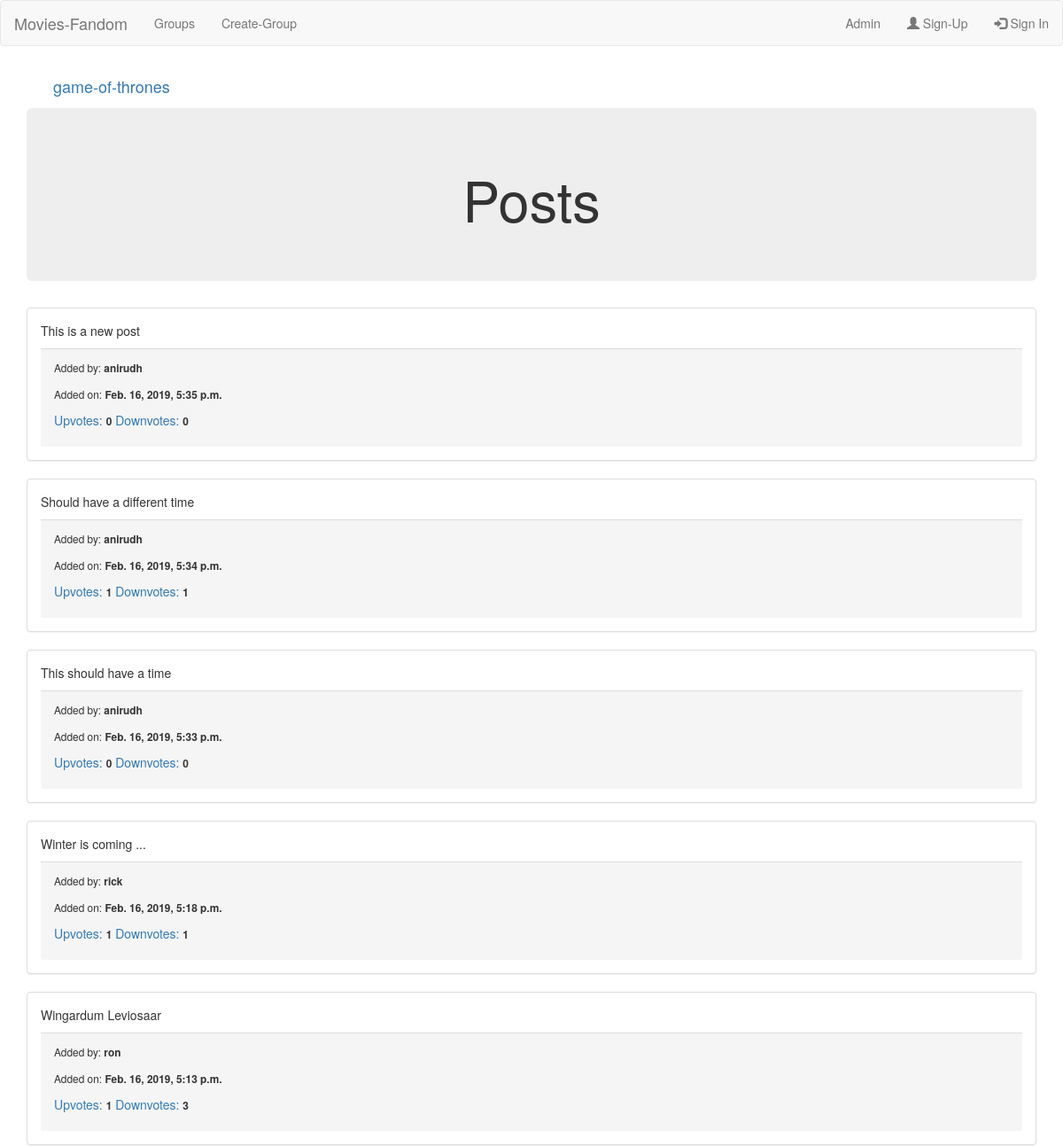
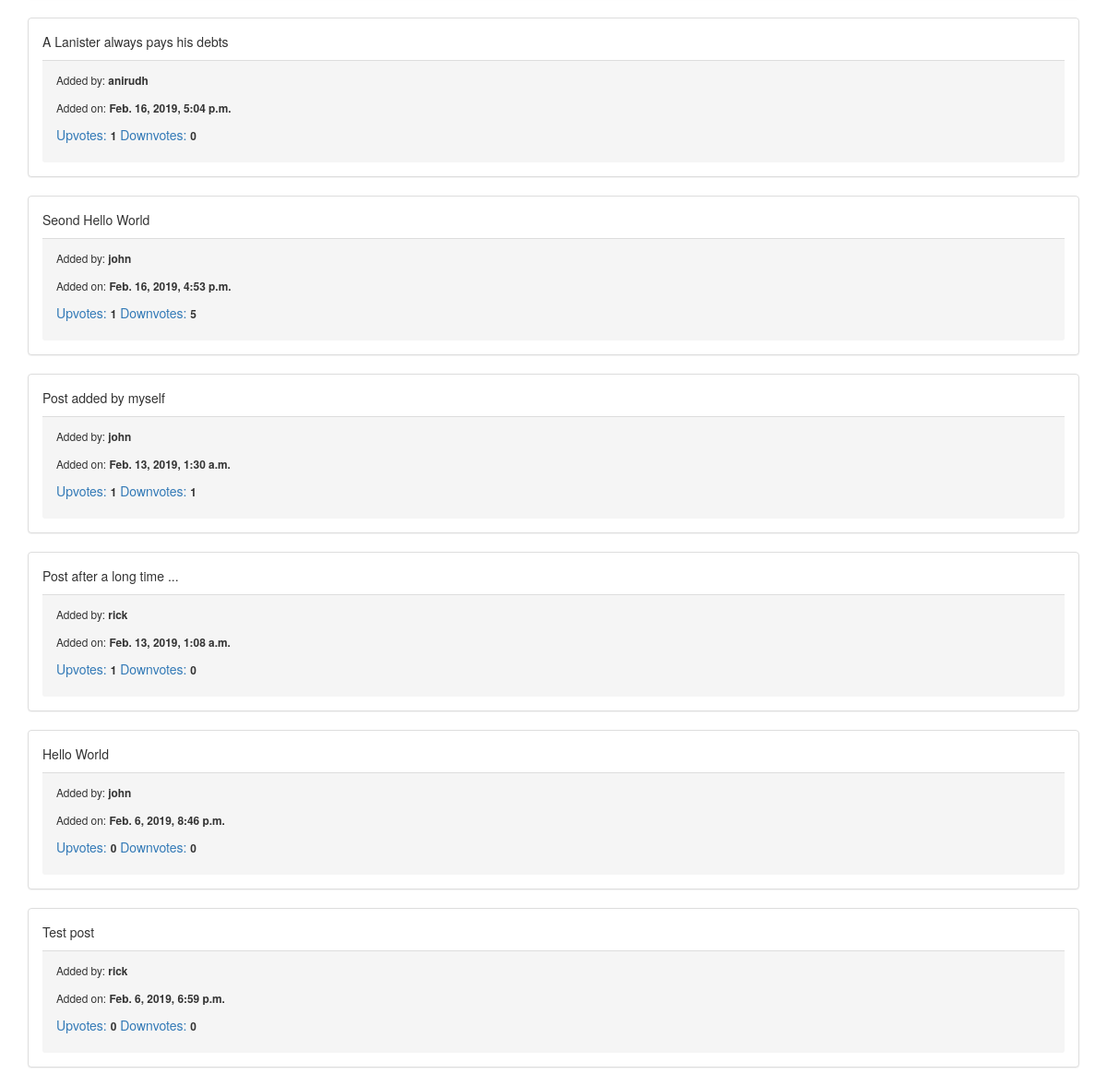
/group/game-of-thrones/posts/, run on an earlier commit of the app's database (2 pictures, top to bottom).
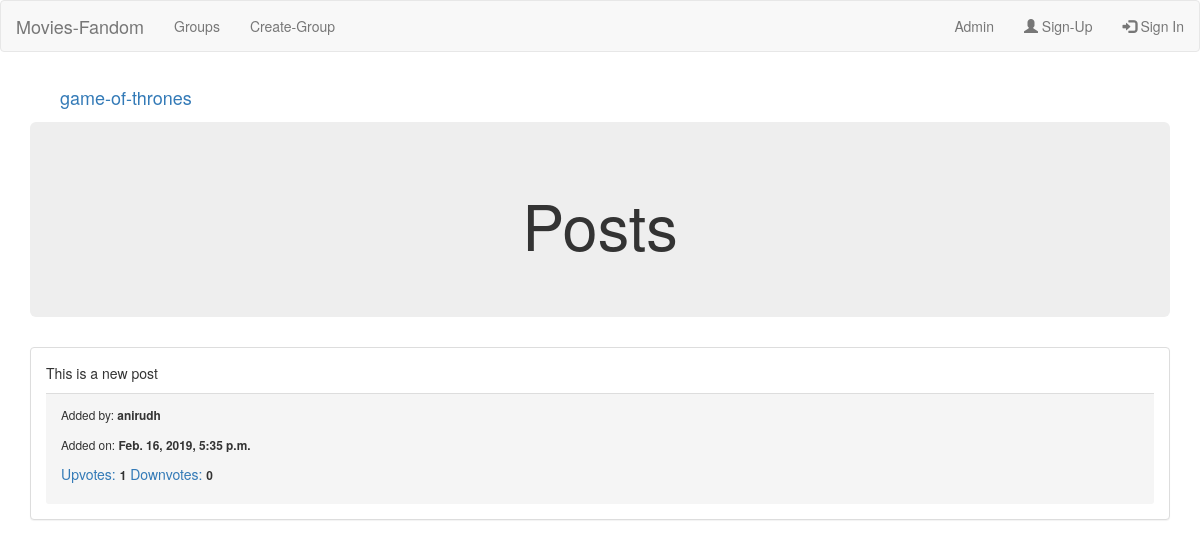
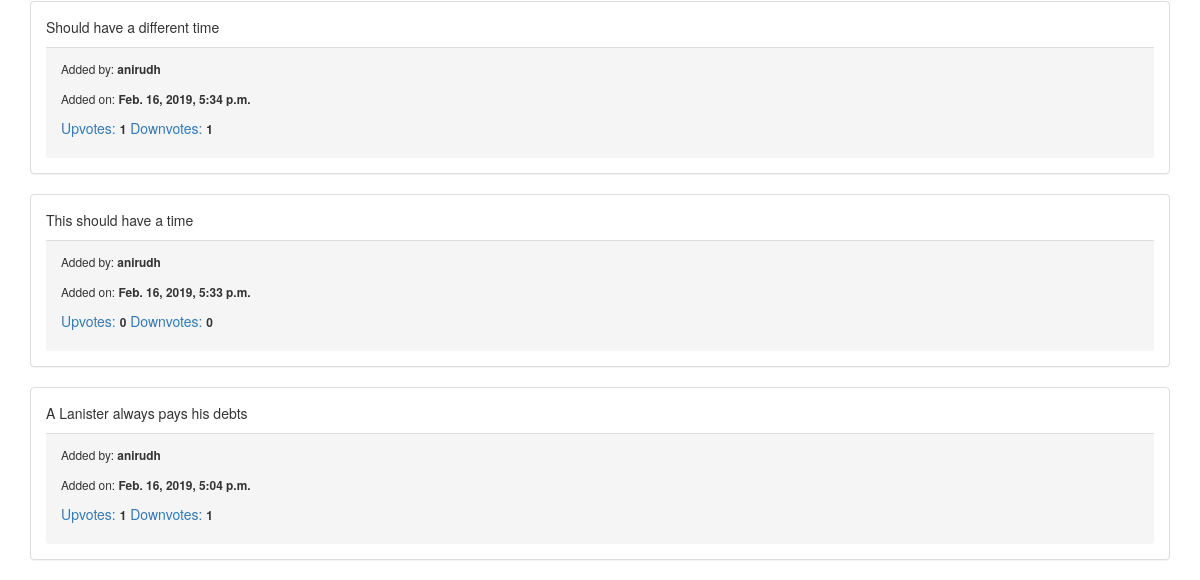
And on a later commit of the database (2 pictures, top to bottom).
### groups/models.py (models this page shows, shortened)
class Post(models.Model):
    user = models.ForeignKey(User,related_name='posts',on_delete=models.CASCADE)
    created_at = models.DateTimeField()
    text = models.TextField()
    group = models.ForeignKey(Group,related_name='posts',on_delete=models.CASCADE)
    slug = models.SlugField(allow_unicode=True,default='game_of_thrones')
    upvotes = models.IntegerField(default=0)
    downvotes = models.IntegerField(default=0)
    class Meta:
        ordering = ['-created_at']
        unique_together = ('user','text')

### groups/views.py (the view)
# urls.py: path('<slug:slug>/posts/',PostListView.as_view(),name='posts_list'),
class PostListView(ListView):
    template_name = 'posts/post_list.html'
    model = Post
    context_object_name = 'posts'
    def get_queryset(self):
        slug = self.kwargs['slug']
        return Post.objects.filter(slug=slug)
    def get_context_data(self, **kwargs):
        context = super().get_context_data(**kwargs)
        cur_group = get_object_or_404(Group, slug=self.kwargs['slug'])
        context['slug'] =  self.kwargs['slug']
        return context

### groups/templates/posts/post_list.html
{%  extends 'posts/post_base.html'%}
{% block body_block %}
    <div class="container">
      <p class="text-center">
        <a class="navbar-brand text-center" href="{% url 'group:group_detail' slug=slug%}">{{slug}}</a>
      </p>
    </div>
  <div class="jumbotron text-center">
    <h1>Posts</h1>
  </div>
  {% if posts %}
  {% for post in posts %}
  <div class="panel panel-default">
    <div class="panel-body">
        <p>{{post.text}}</p>
        <div class="panel-footer">
          <p><small>Added by: <b>{{post.user.username}}</b></small></p>
          <p><small>Added on: <b>{{post.created_at}}</b></small></p>
          <p>
            <a href="{% url 'group:posts_upvote' pk=post.pk slug=post.slug %}">Upvotes:</a>
            <small> <b>{{post.upvotes}}</b></small>
            <a href="{% url 'group:posts_downvote' pk=post.pk slug=post.slug %}">Downvotes:</a>
            <small><b>{{post.downvotes}} </b></small></p>
        </div>
    </div>
  </div>
  {% endfor %}
  {% else %}
  <h2>No Posts Yet !!! </h2>
  {% endif %}
{% endblock %}

What changed in the data, as far as the page shows it:
removed Post: text "Winter is coming ...", user.username "rick", created_at "Feb. 16, 2019, 5:18 p.m.", upvotes "1", downvotes "1"
removed Post: text "Wingardum Leviosaar", user.username "ron", created_at "Feb. 16, 2019, 5:13 p.m.", upvotes "1", downvotes "3"
removed Post: text "Seond Hello World", user.username "john", created_at "Feb. 16, 2019, 4:53 p.m.", upvotes "1", downvotes "5"
removed Post: text "Post added by myself", user.username "john", created_at "Feb. 13, 2019, 1:30 a.m.", upvotes "1", downvotes "1"
removed Post: text "Post after a long time ...", user.username "rick", created_at "Feb. 13, 2019, 1:08 a.m.", upvotes "1", downvotes "0"
removed Post: text "Hello World", user.username "john", created_at "Feb. 6, 2019, 8:46 p.m.", upvotes "0", downvotes "0"
removed Post: text "Test post", user.username "rick", created_at "Feb. 6, 2019, 6:59 p.m.", upvotes "0", downvotes "0"
changed Post "This is a new post": upvotes "0" → "1"
changed Post "A Lanister always pays his debts": downvotes "0" → "1"
